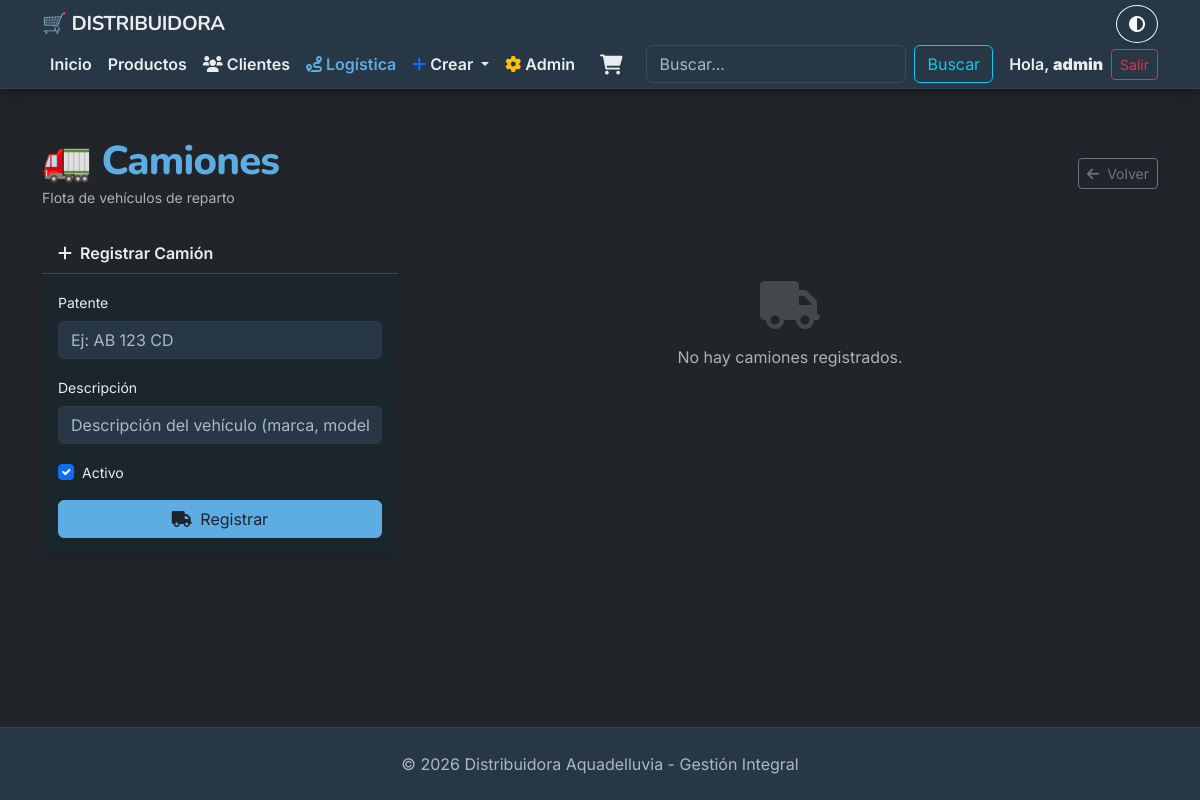
/logistica/camiones/ (signed in), run on an earlier commit of the app's database.
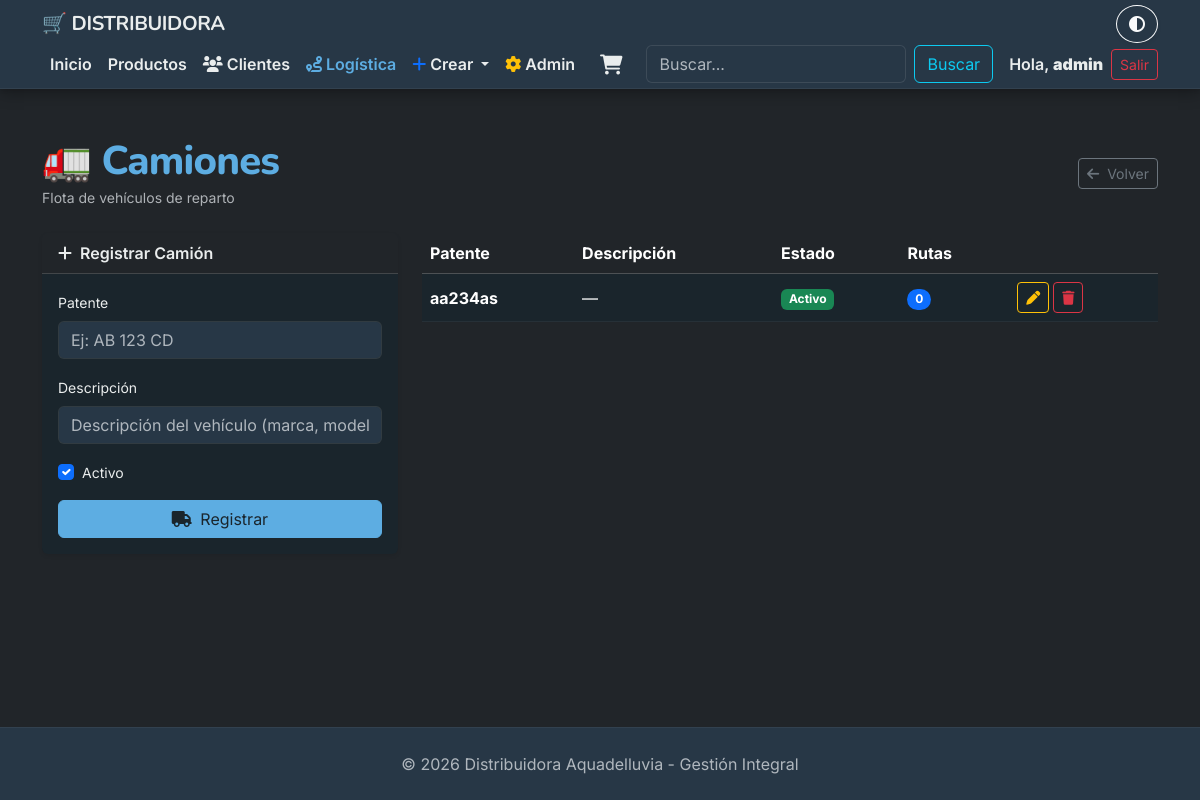
And on a later commit of the database.
### apps/logistica/models.py (models this page shows, shortened)
class Camion(models.Model):
    patente     = models.CharField(max_length=10, primary_key=True)
    descripcion = models.CharField(max_length=200, blank=True)
    activo      = models.BooleanField(default=True)
    class Meta:
        verbose_name = 'Camión'
        verbose_name_plural = 'Camiones'

### apps/logistica/views.py (the view)
# urls.py: path('camiones/',                    views.listar_camiones,         name='listar_camiones'),
@login_required
def listar_camiones(request):
    if not es_admin_o_vendedor(request.user):
        messages.error(request, 'No tenés permiso para gestionar camiones.')
        return redirect('inicio')
    form = CamionForm()
    if request.method == 'POST':
        form = CamionForm(request.POST)
        if form.is_valid():
            camion = form.save()
            messages.success(request, f'Camión "{camion.patente}" registrado correctamente.')
            return redirect('apps.logistica:listar_camiones')
    camiones = Camion.objects.all()
    return render(request, 'logistica/listar_camiones.html', {'camiones': camiones, 'form': form})

### apps/logistica/forms.py
class CamionForm(forms.ModelForm):
    class Meta:
        model  = Camion
        fields = ['patente', 'descripcion', 'activo']
        widgets = {
            'patente': forms.TextInput(attrs={
                'class': 'form-control',
                'placeholder': 'Ej: AB 123 CD'
            }),
            'descripcion': forms.TextInput(attrs={
                'class': 'form-control',
                'placeholder': 'Descripción del vehículo (marca, modelo, color...)'
            }),
            'activo': forms.CheckboxInput(attrs={'class': 'form-check-input'}),
        }

### apps/autenticacion/templatetags/grupos.py (called while the page is built)
@register.filter(name='has_group')
def has_group(user, group_name):
    return user.groups.filter(name=group_name).exists()

### apps/carrito/context_processors.py (called while the page is built)
def carrito_total(request):
    total_items = 0
    if request.user.is_authenticated:
        carrito = Carrito.objects.filter(usuario=request.user).first()
        if carrito:
            total_items = carrito.total_items()
    return {'carrito_total_items': total_items}

### apps/carrito/models.py (called while the page is built)
    def total_items(self):
        return sum(item.cantidad for item in self.items.all())

### apps/logistica/views.py (called while the page is built)
def es_admin_o_vendedor(user):
    return user.is_superuser or user.groups.filter(name__in=['Vendedor']).exists()

### templates/logistica/listar_camiones.html (shortened to what this page needs)
{% extends 'base.html' %}
{% block content %}
<div class="d-flex justify-content-between align-items-center mb-4">
    <div>
        <h1 class="mb-0">🚛 Camiones</h1>
        <small class="text-muted">Flota de vehículos de reparto</small>
    </div>
    <a href="{% url 'apps.logistica:listar_rutas' %}" class="btn btn-outline-secondary btn-sm">
        <i class="fa-solid fa-arrow-left me-1"></i> Volver
    </a>
</div>
<div class="row g-4">
    <div class="col-md-4">
        <div class="card border-0 shadow-sm">
            <div class="card-header bg-body fw-semibold">
                <i class="fa-solid fa-plus me-1"></i> Registrar Camión
            </div>
            <div class="card-body">
                <form method="post">
                    <div class="mb-3">
                        <label class="form-label small">Patente</label>
                        {{ form.patente }}
                    </div>
                    <div class="mb-3">
                        <label class="form-label small">Descripción</label>
                        {{ form.descripcion }}
                    </div>
                    <div class="mb-3 form-check">
                        {{ form.activo }}
                        <label class="form-check-label small">Activo</label>
                    </div>
                    <button type="submit" class="btn btn-primary w-100">
                        <i class="fa-solid fa-truck me-1"></i> Registrar
                    </button>
                </form>
            </div>
        </div>
    </div>
    <div class="col-md-8">
        {% if camiones %}
        <div class="table-responsive">
            <table class="table table-hover align-middle">
                <thead class="table-dark">
                    <tr>
                        <th>Patente</th>
                        <th>Descripción</th>
                        <th>Estado</th>
                        <th>Rutas</th>
                        <th></th>
                    </tr>
                </thead>
                <tbody>
                    {% for camion in camiones %}
                    <tr>
                        <td><strong>{{ camion.patente }}</strong></td>
                        <td>{{ camion.descripcion|default:"—" }}</td>
                        <td>
                            {% if camion.activo %}
                                <span class="badge bg-success">Activo</span>
                            {% else %}
                                <span class="badge bg-secondary">Inactivo</span>
                            {% endif %}
                        </td>
                        <td>
                            <span class="badge bg-primary rounded-pill">{{ camion.rutas.count }}</span>
                        </td>
                        <td>
                            <div class="d-flex gap-1">
                                <a href="{% url 'apps.logistica:editar_camion' camion.patente %}"
                                   class="btn btn-sm btn-outline-warning">
                                    <i class="fa-solid fa-pen"></i>
                                </a>
                                <a href="{% url 'apps.logistica:eliminar_camion' camion.patente %}"
                                   class="btn btn-sm btn-outline-danger">
                                    <i class="fa-solid fa-trash"></i>
                                </a>
                            </div>
                        </td>
                    </tr>
                    {% endfor %}
                </tbody>
            </table>
        </div>
        {% else %}
        <div class="text-center py-5 text-muted">
            <i class="fa-solid fa-truck fa-3x mb-3 opacity-25"></i>
            <p>No hay camiones registrados.</p>
        </div>
        {% endif %}
    </div>
</div>
{% endblock %}

What changed in the data, as far as the page shows it:
added Camion: patente "aa234as", descripcion "—", activo "Activo", rutas.count "0"
Also different on the page:
text no longer shown: "No hay camiones registrados."
text now shown: "Patente Descripción Estado Rutas"
